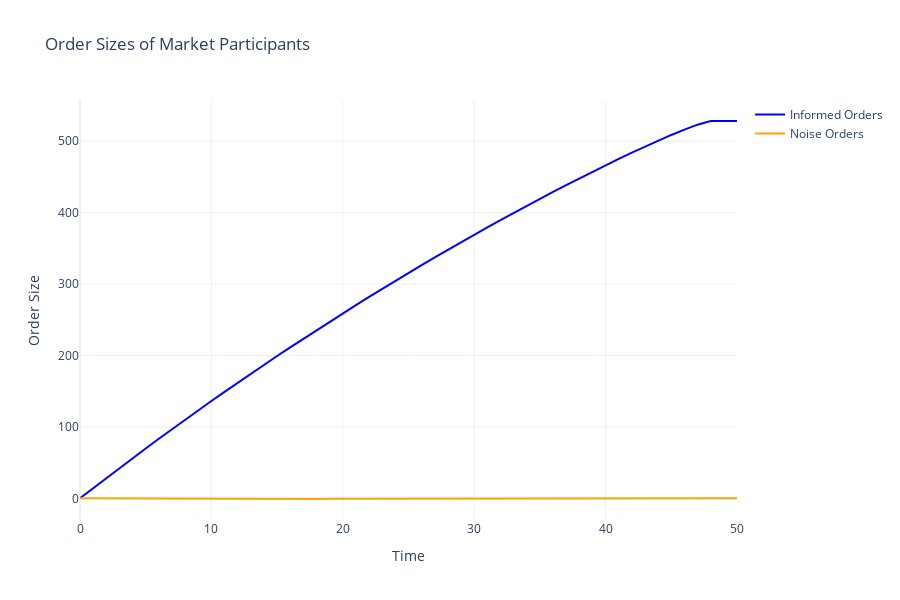

This figure's notebook cell:
### Markdown cell above
## Section 5: Multi-Period Model

In the multi-period version, the model iteratively solves for optimal pricing schedules and order sizes across multiple trading rounds. The algorithm converges on the volatility of the informed trader's information.

### Code cell
# Initialize a fresh model for multi-period analysis
model_mp = KyleModel(
    V_0=5.0,
    V_N=5.0,
    SIGMA_G=0.4,
    SIGMA_T=0.2,
    SIGMA=2.0,
    ERR=0.05,
    N=50,
    MAX_ITER=100
)

print("\n" + "="*60)
print("MULTI-PERIOD KYLE MODEL")
print("="*60)
print(f"\nTarget true volatility (SIGMA_T): {model_mp.SIGMA_T}")
print(f"Initial guess for SIGMA[0]: {model_mp.SIGMA}")
print("\nSolving multi-period equilibrium...")

# Run the multi-period model without plotting during convergence
model_mp.multiperiod_price(plot=True)

### Figure 1 — Plotly figure (JSON) as saved in the notebook; plotly's stock layout.template omitted (floating-point values rounded to 4 significant figures)
{"data": [{"line": {"color": "blue", "width": 2}, "mode": "lines", "name": "Informed Orders", "type": "scatter", "x": [0, 1, 2, 3, 4, 5, 6, 7, 8, 9, 10, 11, 12, 13, 14, 15, 16, 17, 18, 19, 20, 21, 22, 23, 24, 25, 26, 27, 28, 29, 30, 31, 32, 33, 34, 35, 36, 37, 38, 39, 40, 41, 42, 43, 44, 45, 46, 47, 48, 49, 50], "y": [0.0, 14.14, 28.27, 42.26, 56.1, 69.8, 83.36, 96.78, 110.1, 123.2, 136.2, 149.1, 161.8, 174.4, 186.9, 199.2, 211.4, 223.5, 235.5, 247.3, 259.0, 270.6, 282.0, 293.4, 304.5, 315.6, 326.6, 337.4, 348.1, 358.7, 369.1, 379.4, 389.6, 399.7, 409.6, 419.4, 429.1, 438.7, 448.1, 457.3, 466.4, 475.3, 484.1, 492.6, 500.9, 508.8, 516.3, 523.2, 528.3, 528.3, 528.3]}, {"line": {"color": "orange", "width": 2}, "mode": "lines", "name": "Noise Orders", "type": "scatter", "x": [0, 1, 2, 3, 4, 5, 6, 7, 8, 9, 10, 11, 12, 13, 14, 15, 16, 17, 18, 19, 20, 21, 22, 23, 24, 25, 26, 27, 28, 29, 30, 31, 32, 33, 34, 35, 36, 37, 38, 39, 40, 41, 42, 43, 44, 45, 46, 47, 48, 49, 50], "y": [0.06391, -0.03501, -0.04504, -0.07753, -0.09743, -0.1337, -0.1883, -0.1982, -0.1933, -0.2006, -0.3186, -0.3059, -0.3413, -0.3318, -0.5362, -0.7347, -0.9161, -0.9561, -0.8411, -0.6794, -0.6584, -0.6023, -0.6019, -0.4975, -0.4845, -0.4447, -0.331, -0.2392, -0.2595, -0.1746, -0.2873, -0.2318, -0.1844, -0.1039, -0.02089, -0.06225, -0.1374, -0.1804, -0.2247, -0.263, -0.213, -0.1291, -0.008257, 0.09261, -0.008974, 0.1379, 0.1043, 0.1686, 0.2763, 0.267, 0.1759]}], "layout": {"height": 600, "hovermode": "x unified", "title": {"text": "Order Sizes of Market Participants"}, "xaxis": {"title": {"text": "Time"}}, "yaxis": {"title": {"text": "Order Size"}}}}
